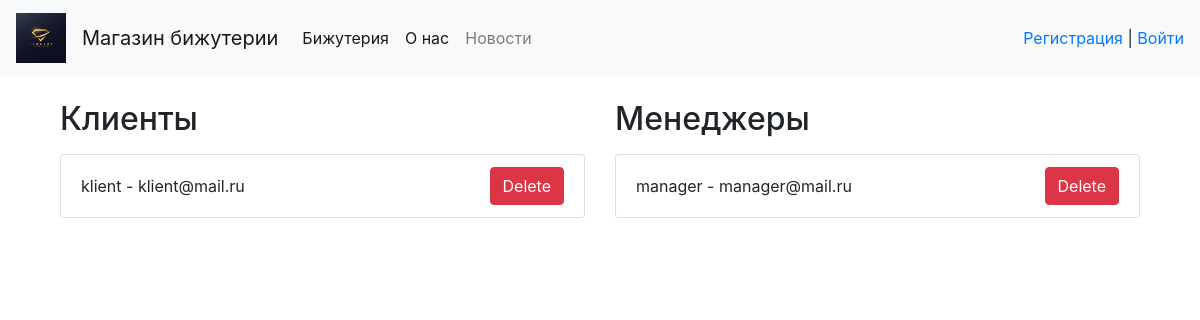
The page /user/ on the database its author committed.
### app/models.py (models this page shows, shortened)
class User(AbstractUser):
    class Role(models.TextChoices):
        ADMIN = "ADMIN", 'Admin'
        MANAGER = "MANAGER", 'Manager'
        KLIENT = "KLIENT",'Klient'
    base_role = Role.ADMIN
    role = models.CharField(max_length=50,choices=Role.choices)

### app/views.py (the view)
# urls.py: path('user/', user_list, name='user_list'),
def user_list(request):
    klients = Klient.klients.all()
    managers = Manager.managers.all()
    users = {
        'klients': klients,
        'managers': managers,
        }
    return render(request, 'app/user_list.html', users)

### app/models.py (called while the page is built)
    def get_queryset(self,*args, **kwargs) -> QuerySet:
        results = super().get_queryset(*args, **kwargs)
        return results.filter(role=User.Role.KLIENT)

    def get_queryset(self,*args, **kwargs) -> QuerySet:
        results = super().get_queryset(*args, **kwargs)
        return results.filter(role=User.Role.MANAGER)

### templates/app/user_list.html
{% extends 'app/base.html' %}
{% block content %}
  <div class="container mt-4">
    <div class="row">
      <div class="col-md-6">
        <h2 class="mb-3">Клиенты</h2>
        <ul class="list-group">
          {% for user in klients %}
            <li class="list-group-item d-flex justify-content-between align-items-center">
              <div>
                {{ user.username }} - {{ user.email }}
              </div>
              <a href="{% url 'app:delete_user' user.id %}" class="btn btn-danger" onclick="return confirm('Are you sure you want to delete this user?')">Delete</a>
            </li>
          {% endfor %}
        </ul>
      </div>
      <div class="col-md-6">
        <h2 class="mb-3">Менеджеры</h2>
        <ul class="list-group">
          {% for user in managers %}
            <li class="list-group-item d-flex justify-content-between align-items-center">
              <div>
                {{ user.username }} - {{ user.email }}
              </div>
              <a href="{% url 'app:delete_user' user.id %}" class="btn btn-danger" onclick="return confirm('Are you sure you want to delete this user?')">Delete</a>
            </li>
          {% endfor %}
        </ul>
      </div>
    </div>
  </div>
{% endblock %}

### rows shown on the page
User: username "klient", email "klient@mail.ru"
User: username "manager", email "manager@mail.ru"
